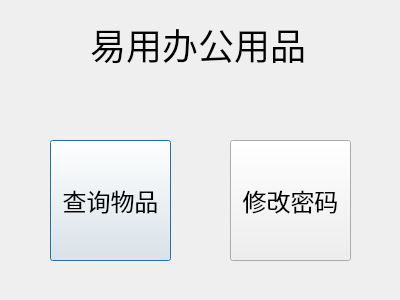
<?xml version="1.0" encoding="UTF-8"?>
<ui version="4.0">
 <class>staffDialog</class>
 <widget class="QDialog" name="staffDialog">
  <property name="geometry">
   <rect>
    <x>0</x>
    <y>0</y>
    <width>400</width>
    <height>300</height>
   </rect>
  </property>
  <property name="windowTitle">
   <string>Dialog</string>
  </property>
  <widget class="QLabel" name="label">
   <property name="geometry">
    <rect>
     <x>90</x>
     <y>20</y>
     <width>221</width>
     <height>48</height>
    </rect>
   </property>
   <property name="font">
    <font>
     <pointsize>27</pointsize>
    </font>
   </property>
   <property name="text">
    <string>易用办公用品</string>
   </property>
  </widget>
  <widget class="QPushButton" name="pushButton">
   <property name="geometry">
    <rect>
     <x>50</x>
     <y>140</y>
     <width>121</width>
     <height>121</height>
    </rect>
   </property>
   <property name="font">
    <font>
     <pointsize>18</pointsize>
    </font>
   </property>
   <property name="text">
    <string>查询物品</string>
   </property>
  </widget>
  <widget class="QPushButton" name="pushButton_2">
   <property name="geometry">
    <rect>
     <x>230</x>
     <y>140</y>
     <width>121</width>
     <height>121</height>
    </rect>
   </property>
   <property name="font">
    <font>
     <pointsize>18</pointsize>
    </font>
   </property>
   <property name="text">
    <string>修改密码</string>
   </property>
  </widget>
 </widget>
 <resources/>
 <connections/>
</ui>
